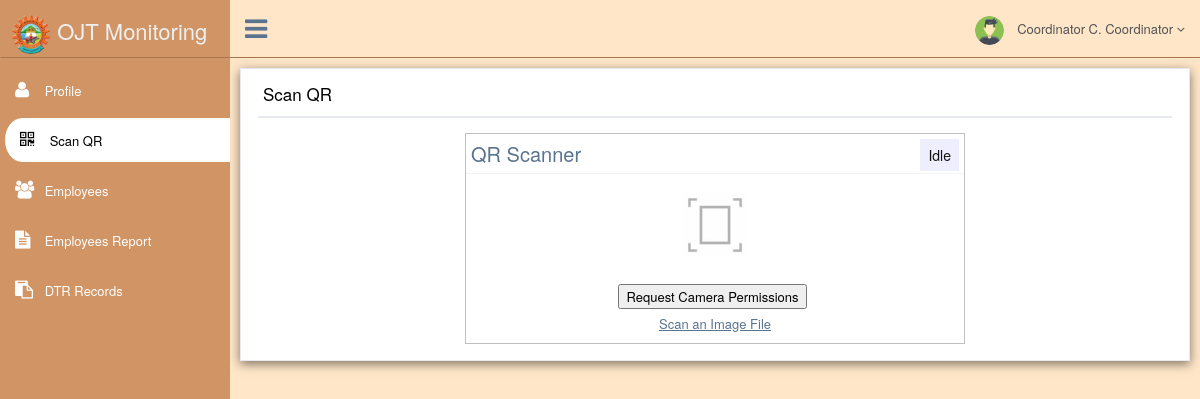
The app's page /pages/scan-qr.php (signed in) with its own data.
### tables this page shows
CREATE TABLE `user` (
  `id` int(11) NOT NULL,
  `fname` varchar(100) NOT NULL,
  `mname` varchar(100) NOT NULL,
  `lname` varchar(100) NOT NULL,
  `supervisor_id` int(11) NOT NULL DEFAULT 0,
  `course` int(11) NOT NULL DEFAULT 0,
  `section` varchar(12) DEFAULT NULL,
  `email` varchar(32) DEFAULT NULL,
  `company` varchar(200) DEFAULT NULL,
  `position` text DEFAULT NULL,
  `contact` varchar(12) DEFAULT NULL,
  `requirements` text DEFAULT NULL,
  `date_create` timestamp NOT NULL DEFAULT current_timestamp(),
  `pass` varchar(120) DEFAULT NULL,
  `role` text DEFAULT NULL,
  `isNew` int(11) NOT NULL DEFAULT 0
);

### components/links.php (called while the page is built, shortened)
<?php
$supervisor_links = array(
    "Profile" => "supervisor-profile.php",
    "Scan QR"  => "scan-qr.php",
    "Employees" => "employees.php",
    "Employees Report" => "employees-report.php",
    "DTR Records" => "dtr-records.php",
);
$supervisor_icons = array(
    "fa fa-user",
    "fa fa-qrcode",
    "fa fa-users",
    "fa fa-file-text",
    "fa fa-clipboard",
);

### pages/scan-qr.php (the view, shortened to what this page needs)
<?php
include '../actions/conn.php';
$user = mysqli_fetch_object(mysqli_query($conn, "SELECT * FROM user WHERE id = '$_SESSION[id]'"));
?>
<!DOCTYPE html>
<html lang="en">
<head>
    <link rel="stylesheet" href="https://maxcdn.bootstrapcdn.com/bootstrap/3.3.7/css/bootstrap.min.css">
    <link href="../vendors/font-awesome/css/font-awesome.min.css" rel="stylesheet">
    <link href="../vendors/malihu-custom-scrollbar-plugin/jquery.mCustomScrollbar.min.css" rel="stylesheet" />
    <link href="../build/css/custom.css" rel="stylesheet">
</head>
<body class="nav-md" style="background:none;">
    <div class="container body">
        <div class="main_container">
            <?php include_once("../components/supervisor-nav.php") ?>
            <div class="right_col" role="main" style="transition:.5s;">
                <div class="row">
                    <div class="md-col-12 xs-col-1 xs-col-9">
                        <div class="x_panel" style="box-shadow: 0 3px 10px rgb(0 0 0 / 50%);">
                            <div class="x_title">
                                <h2>Scan QR</h2>
                                <div class="clearfix"></div>
                            </div>
                            <div class="x_content">
                                <center>
                                    <div id="qr-reader"></div>
                                </center>
                            </div>
                        </div>
                    </div>
                </div>
            </div>
        </div>
    </div>
</body>
</html>

### components/supervisor-nav.php (shortened to what this page needs)
<div class="col-md-3 left_col menu_fixed" style="transition:.5s">
    <div class="navbar nav_title" style="overflow: hidden; padding-bottom:1px">
        <a class="site_title">
            <img src="../images/CHSMSC.gif" alt="OJT Monitoring" style="width: 40px;">
            <span>OJT Monitoring</span>
        </a>
    </div>
    <div id="sidebar-menu" class="main_menu_side hidden-print main_menu">
        <div class="menu_section">
            <ul class="nav side-menu">
                <?php
                require_once('links.php');
                $counter = 0;
                foreach ($supervisor_links as $desc => $link) {
                    echo "
                                <li><a href='" . $link . "'><i class='" . $supervisor_icons[$counter] . "'></i> " . $desc . " </a></li>
                                ";
                    $counter++;
                }
                ?>
            </ul>
        </div>
    </div>
</div>
<div class="top_nav ." style="transition:.5s">
    <div class="nav_menu">
        <nav>
            <div class="nav toggle">
                <a id="menu_toggle"><i class="fa fa-bars"></i></a>
            </div>
            <ul class="nav navbar-nav navbar-right">
                <li class="">
                    <a href="javascript:;" class="user-profile dropdown-toggle" data-toggle="dropdown" aria-expanded="false" style="text-transform: capitalize;">
                        <img src="../images/avatar.png" alt="">
                        <?php echo "$user->fname " . $user->mname[0] . ". $user->lname"; ?>
                        <span class=" fa fa-angle-down"></span>
                    </a>
                </li>
            </ul>
        </nav>
    </div>
</div>

### pages/scan-qr.php (style rules this page uses)
#qr-reader { width: 500px; }

### records on screen
user: fname "Coordinator", mname "C", lname "Coordinator"

### other values on screen
$desc "Profile"
$desc "Scan QR"
$desc "Employees"
$desc "Employees Report"
$desc "DTR Records"
